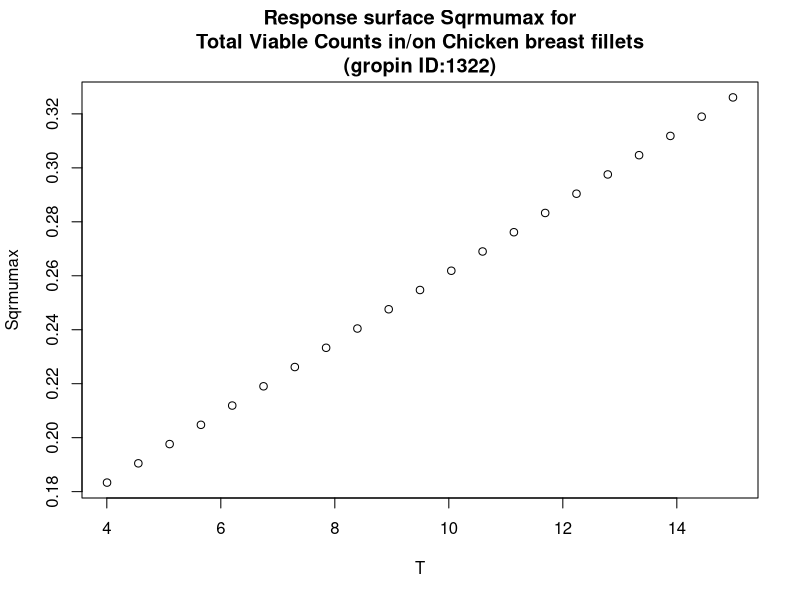

Here is the R script that generated this plot:
#############################
# start of Parameter script
#############################
T <- seq(4.004,14.985014985015,length.out=21)
#############################
# end of Parameter script
#############################
############################# 
# start of Model script Gropin ID 1322 
#############################
 
# constant coefficients for this model
 
variables <- data.frame(T)
argumentsPar <- expand.grid(variables)
 
# heart of the model
response_surface <- function(T) {
   mumax <-0.013*(T+10.1)

return(mumax=mumax)
} 

# output parameters
responseSurface <- cbind(argumentsPar,response_surface(argumentsPar['T']))
colnames(responseSurface) <- c(colnames(argumentsPar),'Sqrmumax')
#############################
# End of Model script
#############################
############################# 
# start of Visualisation script Gropin ID 1322 
#############################
plot(T,responseSurface$'Sqrmumax',xlab='T',
                          ylab='Sqrmumax',main='Response surface Sqrmumax for
Total Viable Counts in/on Chicken breast fillets
(gropin ID:1322)')
#############################
# End of Visualisation script
#############################
